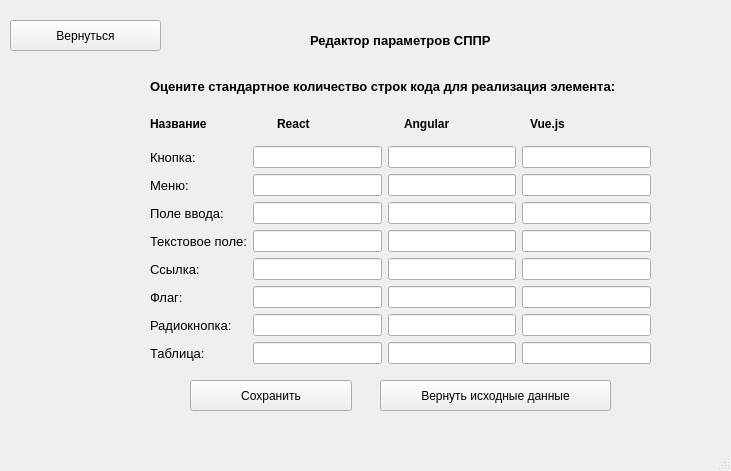
<?xml version="1.0" encoding="UTF-8"?>
<ui version="4.0">
 <class>MainWindow</class>
 <widget class="QMainWindow" name="MainWindow">
  <property name="geometry">
   <rect>
    <x>0</x>
    <y>0</y>
    <width>731</width>
    <height>471</height>
   </rect>
  </property>
  <property name="windowTitle">
   <string>Оценка трудоёмкости разработки интерфейса пользователя</string>
  </property>
  <property name="toolButtonStyle">
   <enum>Qt::ToolButtonIconOnly</enum>
  </property>
  <widget class="QWidget" name="centralwidget">
   <widget class="QLabel" name="label_sppr">
    <property name="geometry">
     <rect>
      <x>310</x>
      <y>20</y>
      <width>201</width>
      <height>41</height>
     </rect>
    </property>
    <property name="font">
     <font>
      <pointsize>10</pointsize>
      <weight>75</weight>
      <bold>true</bold>
     </font>
    </property>
    <property name="text">
     <string>Редактор параметров СППР</string>
    </property>
   </widget>
   <widget class="QPushButton" name="to_main">
    <property name="geometry">
     <rect>
      <x>10</x>
      <y>20</y>
      <width>151</width>
      <height>31</height>
     </rect>
    </property>
    <property name="text">
     <string>Вернуться</string>
    </property>
   </widget>
   <widget class="QWidget" name="layoutWidget">
    <property name="geometry">
     <rect>
      <x>150</x>
      <y>70</y>
      <width>501</width>
      <height>294</height>
     </rect>
    </property>
    <layout class="QVBoxLayout" name="verticalLayout_7">
     <item>
      <layout class="QVBoxLayout" name="verticalLayout_6">
       <item>
        <layout class="QVBoxLayout" name="verticalLayout_8">
         <item>
          <widget class="QLabel" name="label_16">
           <property name="font">
            <font>
             <pointsize>10</pointsize>
             <weight>75</weight>
             <bold>true</bold>
            </font>
           </property>
           <property name="text">
            <string>Оцените стандартное количество строк кода для реализация элемента:</string>
           </property>
          </widget>
         </item>
        </layout>
       </item>
       <item>
        <layout class="QHBoxLayout" name="horizontalLayout_7">
         <item>
          <widget class="QLabel" name="label_21">
           <property name="font">
            <font>
             <pointsize>9</pointsize>
             <weight>75</weight>
             <bold>true</bold>
            </font>
           </property>
           <property name="text">
            <string>Название</string>
           </property>
          </widget>
         </item>
         <item>
          <widget class="QLabel" name="label_12">
           <property name="font">
            <font>
             <pointsize>9</pointsize>
             <weight>75</weight>
             <bold>true</bold>
            </font>
           </property>
           <property name="text">
            <string>React</string>
           </property>
          </widget>
         </item>
         <item>
          <widget class="QLabel" name="label_14">
           <property name="font">
            <font>
             <pointsize>9</pointsize>
             <weight>75</weight>
             <bold>true</bold>
            </font>
           </property>
           <property name="text">
            <string>Angular</string>
           </property>
          </widget>
         </item>
         <item>
          <widget class="QLabel" name="label_18">
           <property name="font">
            <font>
             <pointsize>9</pointsize>
             <weight>75</weight>
             <bold>true</bold>
            </font>
           </property>
           <property name="text">
            <string>Vue.js</string>
           </property>
          </widget>
         </item>
        </layout>
       </item>
      </layout>
     </item>
     <item>
      <layout class="QHBoxLayout" name="horizontalLayout_3">
       <item>
        <layout class="QVBoxLayout" name="verticalLayout_9">
         <item>
          <widget class="QLabel" name="nameEM_1">
           <property name="font">
            <font>
             <pointsize>10</pointsize>
            </font>
           </property>
           <property name="text">
            <string>Кнопка:</string>
           </property>
          </widget>
         </item>
         <item>
          <widget class="QLabel" name="nameEM_2">
           <property name="font">
            <font>
             <pointsize>10</pointsize>
            </font>
           </property>
           <property name="text">
            <string>Меню:</string>
           </property>
          </widget>
         </item>
         <item>
          <widget class="QLabel" name="nameEM_3">
           <property name="font">
            <font>
             <pointsize>10</pointsize>
            </font>
           </property>
           <property name="text">
            <string>Поле ввода:</string>
           </property>
          </widget>
         </item>
         <item>
          <widget class="QLabel" name="nameEM_4">
           <property name="font">
            <font>
             <pointsize>10</pointsize>
            </font>
           </property>
           <property name="text">
            <string>Текстовое поле:</string>
           </property>
          </widget>
         </item>
         <item>
          <widget class="QLabel" name="nameEM_5">
           <property name="font">
            <font>
             <pointsize>10</pointsize>
            </font>
           </property>
           <property name="text">
            <string>Ссылка:</string>
           </property>
          </widget>
         </item>
         <item>
          <widget class="QLabel" name="nameEM_6">
           <property name="font">
            <font>
             <pointsize>10</pointsize>
            </font>
           </property>
           <property name="text">
            <string>Флаг:</string>
           </property>
          </widget>
         </item>
         <item>
          <widget class="QLabel" name="nameEM_7">
           <property name="font">
            <font>
             <pointsize>10</pointsize>
            </font>
           </property>
           <property name="text">
            <string>Радиокнопка:</string>
           </property>
          </widget>
         </item>
         <item>
          <widget class="QLabel" name="nameEM_8">
           <property name="font">
            <font>
             <pointsize>10</pointsize>
            </font>
           </property>
           <property name="text">
            <string>Таблица:</string>
           </property>
          </widget>
         </item>
        </layout>
       </item>
       <item>
        <layout class="QVBoxLayout" name="verticalLayout_14">
         <item>
          <widget class="QLineEdit" name="react_0"/>
         </item>
         <item>
          <widget class="QLineEdit" name="react_1"/>
         </item>
         <item>
          <widget class="QLineEdit" name="react_2"/>
         </item>
         <item>
          <widget class="QLineEdit" name="react_3"/>
         </item>
         <item>
          <widget class="QLineEdit" name="react_4"/>
         </item>
         <item>
          <widget class="QLineEdit" name="react_5"/>
         </item>
         <item>
          <widget class="QLineEdit" name="react_6"/>
         </item>
         <item>
          <widget class="QLineEdit" name="react_7"/>
         </item>
        </layout>
       </item>
       <item>
        <layout class="QVBoxLayout" name="verticalLayout_11">
         <item>
          <widget class="QLineEdit" name="angular_0"/>
         </item>
         <item>
          <widget class="QLineEdit" name="angular_1"/>
         </item>
         <item>
          <widget class="QLineEdit" name="angular_2"/>
         </item>
         <item>
          <widget class="QLineEdit" name="angular_3"/>
         </item>
         <item>
          <widget class="QLineEdit" name="angular_4"/>
         </item>
         <item>
          <widget class="QLineEdit" name="angular_5"/>
         </item>
         <item>
          <widget class="QLineEdit" name="angular_6"/>
         </item>
         <item>
          <widget class="QLineEdit" name="angular_7"/>
         </item>
        </layout>
       </item>
       <item>
        <layout class="QVBoxLayout" name="verticalLayout_13">
         <item>
          <widget class="QLineEdit" name="vue_0"/>
         </item>
         <item>
          <widget class="QLineEdit" name="vue_1"/>
         </item>
         <item>
          <widget class="QLineEdit" name="vue_2"/>
         </item>
         <item>
          <widget class="QLineEdit" name="vue_3"/>
         </item>
         <item>
          <widget class="QLineEdit" name="vue_4"/>
         </item>
         <item>
          <widget class="QLineEdit" name="vue_5"/>
         </item>
         <item>
          <widget class="QLineEdit" name="vue_6"/>
         </item>
         <item>
          <widget class="QLineEdit" name="vue_7"/>
         </item>
        </layout>
       </item>
      </layout>
     </item>
    </layout>
   </widget>
   <widget class="QPushButton" name="parameters_save">
    <property name="geometry">
     <rect>
      <x>190</x>
      <y>380</y>
      <width>162</width>
      <height>31</height>
     </rect>
    </property>
    <property name="text">
     <string>Сохранить</string>
    </property>
   </widget>
   <widget class="QPushButton" name="parameters_return">
    <property name="geometry">
     <rect>
      <x>380</x>
      <y>380</y>
      <width>231</width>
      <height>31</height>
     </rect>
    </property>
    <property name="text">
     <string>Вернуть исходные данные</string>
    </property>
   </widget>
  </widget>
  <widget class="QMenuBar" name="menubar">
   <property name="geometry">
    <rect>
     <x>0</x>
     <y>0</y>
     <width>731</width>
     <height>20</height>
    </rect>
   </property>
  </widget>
  <widget class="QStatusBar" name="statusbar"/>
 </widget>
 <resources/>
 <connections/>
</ui>
